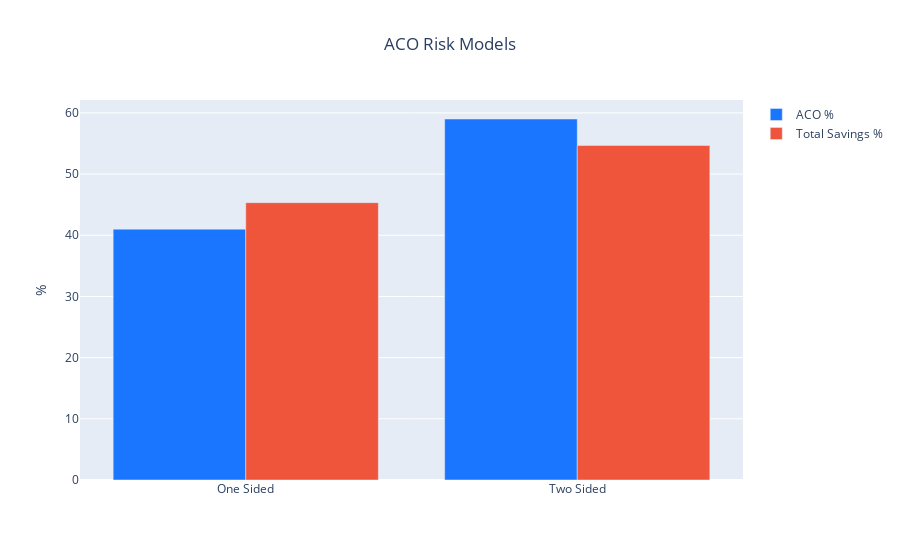

The code cell stored with this chart in its notebook:
### Code cell
import plotly.graph_objects as go


fig = go.Figure(data=[
    go.Bar(name='ACO %', x=ACO_risk_level_df['Risk'], y=ACO_risk_level_df['ACO(%)'], marker_color='rgb(26, 118, 255)'),
    go.Bar(name='Total Savings %', x=ACO_risk_level_df['Risk'], y=ACO_risk_level_df['Savings(%)'])
])
# Change the bar mode
fig.update_layout(barmode='group')
fig.update_layout(title_text='ACO Risk Models', title_x=0.5)
fig.update_yaxes(title_text="%")
fig.show()

### Figure 1 — Plotly figure (JSON) as saved in the notebook; plotly's stock layout.template omitted (floating-point values rounded to 4 significant figures)
{"data": [{"marker": {"color": "rgb(26, 118, 255)"}, "name": "ACO %", "type": "bar", "x": ["One Sided", "Two Sided"], "y": [41, 59]}, {"name": "Total Savings %", "type": "bar", "x": ["One Sided", "Two Sided"], "y": [45.33, 54.67]}], "layout": {"barmode": "group", "title": {"text": "ACO Risk Models", "x": 0.5}, "yaxis": {"title": {"text": "%"}}}}
